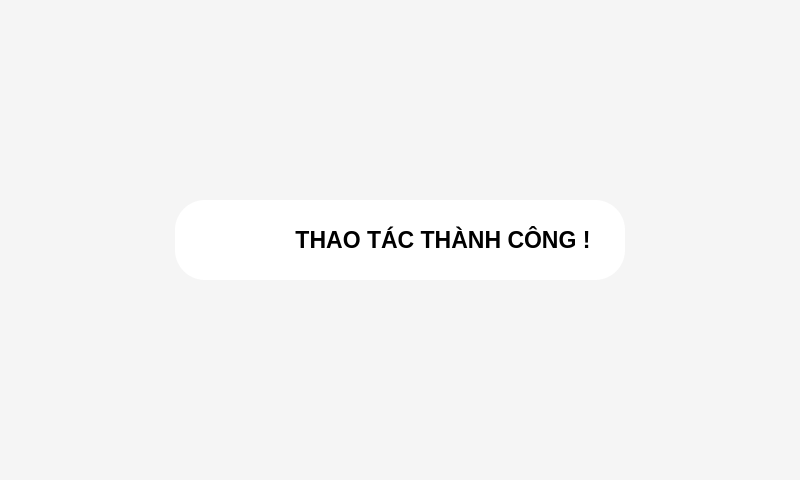
<?xml version="1.0" encoding="UTF-8"?>
<ui version="4.0">
 <class>Dialog</class>
 <widget class="QDialog" name="Dialog">
  <property name="geometry">
   <rect>
    <x>0</x>
    <y>0</y>
    <width>800</width>
    <height>480</height>
   </rect>
  </property>
  <property name="windowTitle">
   <string>Dialog</string>
  </property>
  <property name="styleSheet">
   <string notr="true">background-color: rgba(136, 138, 133, 10);</string>
  </property>
  <layout class="QGridLayout" name="gridLayout">
   <item row="1" column="1">
    <widget class="QWidget" name="widget" native="true">
     <property name="minimumSize">
      <size>
       <width>0</width>
       <height>80</height>
      </size>
     </property>
     <property name="maximumSize">
      <size>
       <width>450</width>
       <height>80</height>
      </size>
     </property>
     <property name="styleSheet">
      <string notr="true">border-radius:30px;
background-color: rgb(255, 255, 255);</string>
     </property>
     <layout class="QHBoxLayout" name="horizontalLayout">
      <item>
       <widget class="QLabel" name="label">
        <property name="maximumSize">
         <size>
          <width>80</width>
          <height>16777215</height>
         </size>
        </property>
        <property name="styleSheet">
         <string notr="true">image: url(:/newPrefix/checked.png);</string>
        </property>
        <property name="text">
         <string/>
        </property>
       </widget>
      </item>
      <item>
       <widget class="QLabel" name="label_2">
        <property name="font">
         <font>
          <pointsize>17</pointsize>
          <weight>75</weight>
          <bold>true</bold>
         </font>
        </property>
        <property name="text">
         <string>THAO TÁC THÀNH CÔNG !</string>
        </property>
        <property name="alignment">
         <set>Qt::AlignCenter</set>
        </property>
       </widget>
      </item>
     </layout>
    </widget>
   </item>
  </layout>
 </widget>
 <resources>
  <include location="../Images/Images.qrc"/>
 </resources>
 <connections/>
</ui>
